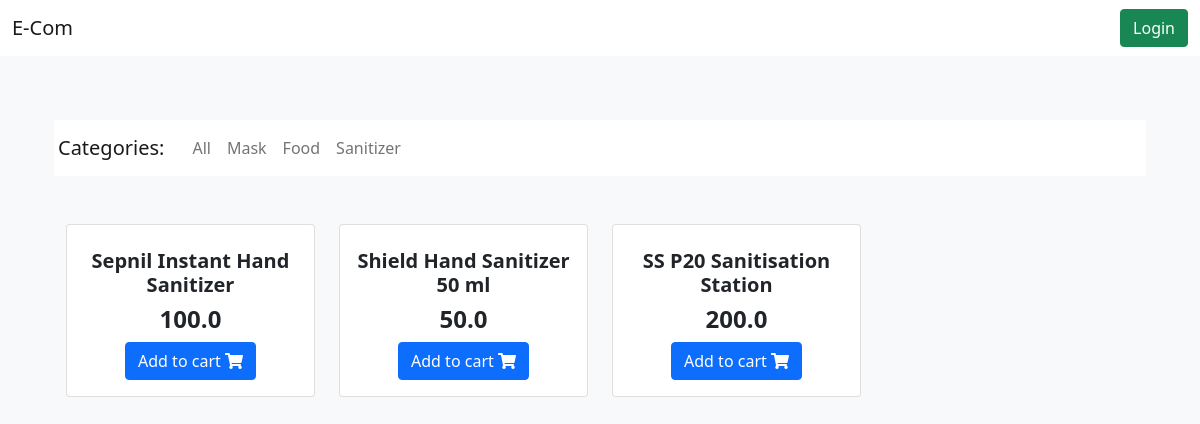
Screenshot of /?category=Sanitizer with the database file from the repository.
### store/models.py (models this page shows, shortened)
class Category(models.Model):
    name = models.CharField(max_length=20)

class Item(models.Model):
    title = models.CharField(max_length=100)
    price = models.FloatField()
    current_stock = models.IntegerField()
    category = models.ForeignKey(Category, on_delete=models.CASCADE)
    slug = models.SlugField()
    def get_add_to_cart_url(self):
        return reverse("core:add-to-cart", kwargs={
            'slug': self.slug
        })

### store/views.py (the view)
# urls.py: path('', HomeView.as_view(), name='home'),
class HomeView(ListView):
    model = Item
    template_name = "home.html"
    def get_context_data(self, **kwargs):
        context = super().get_context_data(**kwargs)
        category = self.request.GET.get("category")
        context['categories'] = Category.objects.all()
        if category:
            context['items'] = Item.objects.filter(category__name=category)
        else:
            context['items'] = Item.objects.all()
        return context

### templates/home.html (shortened to what this page needs)
{% extends "base.html" %}
{% block content %}
    <main>
        <div class="container">
            <nav class="navbar navbar-expand-lg navbar-light bg-white mt-5 mb-5">
                <span class="navbar-brand p-1">Categories:</span>
                <div class="collapse navbar-collapse" id="basicExampleNav">
                    <ul class="navbar-nav mr-auto">
                        <li class="nav-item">
                            <a class="nav-link" href="/">All</a>
                        </li>
                        {% for category in categories %}
                            <li class="nav-item">
                                <a class="nav-link" href="/?category={{ category.name }}">{{ category.name }}</a>
                            </li>
                        {% endfor %}
                    </ul>
                </div>
            </nav>
            <div class="text-center mb-4 container">
                <div class="row">
                    {% for item in items %}
                        <div class="col-lg-3 col-md-6 mb-4">
                            <div class="card">
                                <div class="card-body text-center">
                                    <h5>
                                        <strong>
                                            {{ item.title }}
                                        </strong>
                                    </h5>
                                    <h4 class="font-weight-bold blue-text">
                                        <strong> {{ item.price }} </strong>
                                    </h4>
                                    {% if item.current_stock > 1 %}
                                        <a href="{{ item.get_add_to_cart_url }}" class="btn btn-primary btn-md my-0 p">
                                            Add to cart
                                            <i class="fas fa-shopping-cart ml-1"></i>
                                        </a>
                                    {% else %}
                                        <span class="badge bg-warning text-dark">Out of stock</span>
                                    {% endif %}
                                </div>
                            </div>
                        </div>
                    {% endfor %}
                </div>
            </div>
        </div>
    </main>
{% endblock content %}

### templates/base.html (style rules this page uses)
html, body, header, .carousel { height: 60vh; }

### rows the page displays
Category: name "Mask"
Category: name "Food"
Category: name "Sanitizer"
Item: title "Sepnil Instant Hand Sanitizer", price "100.0"
Item: title "Shield Hand Sanitizer 50 ml", price "50.0"
Item: title "SS P20 Sanitisation Station", price "200.0"
